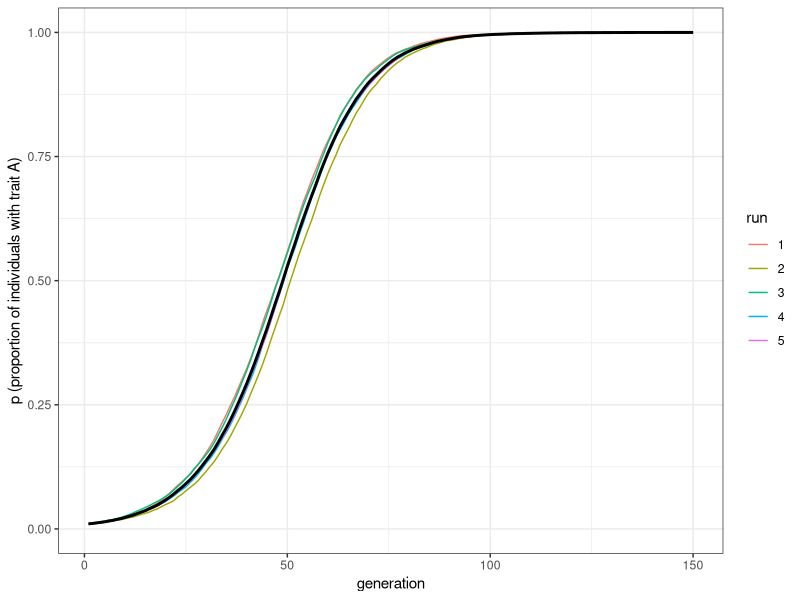
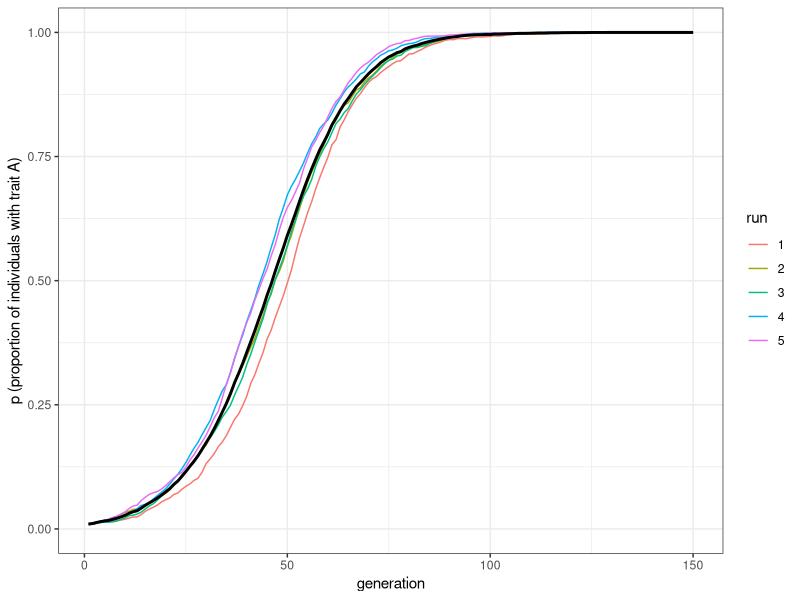
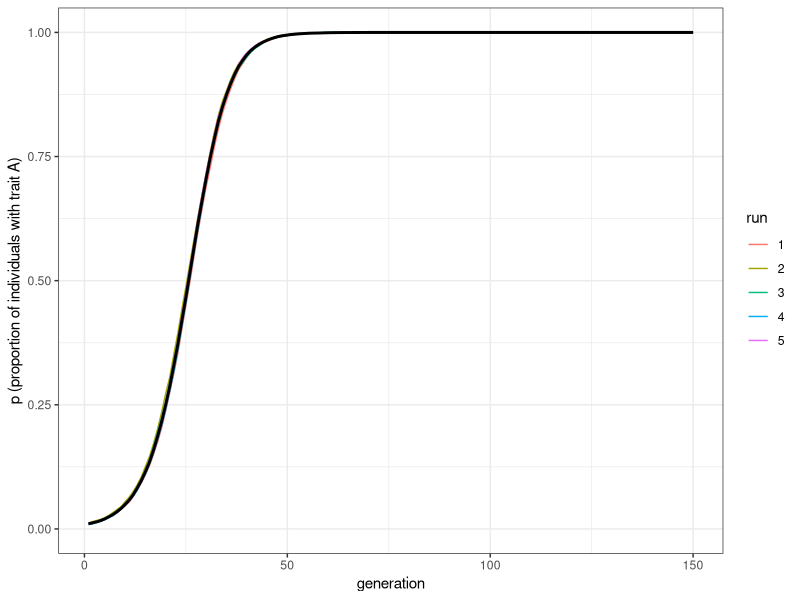

Write the R code that produced these figures, in order.
## ---- chunk 1
library(tidyverse)

biased_transmission_direct <- function (N, s_a, s_b, p_0, t_max, r_max) {
  
  output <- tibble(generation = rep(1:t_max, r_max), 
                   p = as.numeric(rep(NA, t_max * r_max)), 
                   run = as.factor(rep(1:r_max, each = t_max)))
  
  for (r in 1:r_max) {
    # Create first generation
    population <- tibble(trait = sample(c("A", "B"), N, 
                                        replace = TRUE, prob = c(p_0, 1 - p_0))) 
    
    # Add first generation's p for run r
    output[output$generation == 1 & output$run == r, ]$p <- 
      sum(population$trait == "A") / N 

    for (t in 2:t_max) {
      # Copy individuals to previous_population tibble
      previous_population <- population 
      
      # For each individual, pick a random individual from the previous generation
      demonstrator_trait <- 
        tibble(trait = sample(previous_population$trait, N, replace = TRUE)) 
      
      # Biased probabilities to copy:
      copy_a <- sample(c(TRUE, FALSE), N, prob = c(s_a, 1 - s_a), replace = TRUE) 
      copy_b <- sample(c(TRUE, FALSE), N, prob = c(s_b, 1 - s_b), replace = TRUE) 
      
      # If the demonstrator has trait A and the individual wants to copy A, then copy A
      if (nrow(population[copy_a & demonstrator_trait$trait == "A", ]) > 0) {
        population[copy_a & demonstrator_trait$trait == "A", ]$trait <- "A" 
      }  
      
      # If the demonstrator has trait B and the individual wants to copy B, then copy B
      if (nrow(population[copy_b & demonstrator_trait$trait == "B", ]) > 0) {
        population[copy_b & demonstrator_trait$trait == "B", ]$trait <- "B" 
      }  
      # Get p and put it into output slot for this generation t and run r
      output[output$generation == t & output$run == r, ]$p <- 
        sum(population$trait == "A") / N 
    }
  }
  # Export data from function
  output 
}
## ---- chunk 2
plot_multiple_runs <- function(data_model) {
  ggplot(data = data_model, aes(y = p, x = generation)) +
    geom_line(aes(colour = run)) +
    stat_summary(fun = mean, geom = "line", size = 1) +
    ylim(c(0, 1)) +
    theme_bw() +
    labs(y = "p (proportion of individuals with trait A)")
}
## ---- chunk 3
data_model <- biased_transmission_direct(N = 10000, s_a = 0.1, s_b = 0 , 
                                         p_0 = 0.01, t_max = 150, r_max = 5)
plot_multiple_runs(data_model)
## ---- chunk 4
data_model <- biased_transmission_direct(N = 10000, s_a = 0.6, s_b = 0.5 , 
                                         p_0 = 0.01, t_max = 150, r_max = 5)
plot_multiple_runs(data_model)
## ---- chunk 5
data_model <- biased_transmission_direct(N = 10000, s_a = 0.2, s_b = 0 , 
                                         p_0 = 0.01, t_max = 150, r_max = 5)
plot_multiple_runs(data_model)
